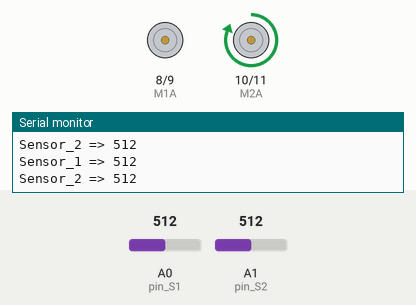
Recording of a sketch running on a simulated Arduino Uno, built with avr-gcc and run on an emulated ATmega328P. On the bench: motor-driver pin pairs drawn as motors (green arrow = first pin HIGH = forward, orange = second pin HIGH = backward, longer = more drive), the last lines printed to the serial monitor. Inputs (shaded band) come from the test bench; at power-on: A0 (pin_S1) = 512, A1 (pin_S2) = 512.

Above: at 1.2 s.
1.3 s: A0 (pin_S1) set to 11
4.3 s: A0 (pin_S1) set to 8
7.3 s: A1 (pin_S2) set to 992
10.3 s: A1 (pin_S2) set to 1009
13.3 s: A0 (pin_S1) set to 590
14.8 s: A0 (pin_S1) set to 612
At 15.7 s:
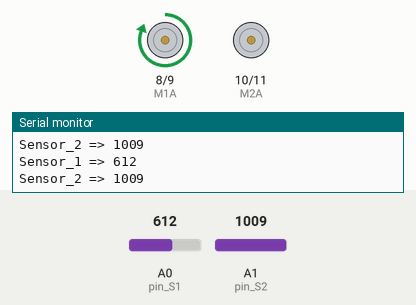
Timing chart, 0 to 17.3 s (numbered marks = the images above; inputs shaded):
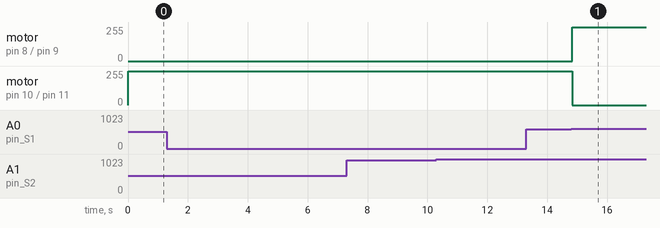

The sketch:

verdinho.ino
```cpp
//Definição dos pinos de controle do motor
#define M1A 8 // Pino_Velocidade 1º Motor ( 0 a 255)_ Porta ATV_A ponte H; roda mais rapida
#define M1B 9 //Pino_Velocidade 2º Motor ( 0 a 255) _ Porta ATV_B ponte H;
#define M2A 10 //Pino_Direção do 1º Motor: Para frente / Para trás (HIGH ou LOW)_ porta IN1 ponte H;
#define M2B 11 //Pino_Direção do 2º Motor: Para frente / Para trás (HIGH ou LOW)_ porta IN3 ponte H;
//Definição dos pinos dos sensores
#define pin_S1 A0
#define pin_S2 A1
#define BLACK 600
#define WHITE 200
int Sensor1 = 0;
int Sensor2 = 0;
//variável responsável por controlar a velocidade dos motores
int velocidade = 255; //roda mais rapida
int velocidade1 = 255;


void frente(void){
  analogWrite(M1A, velocidade); // Ambos motores ligam na mesma velocidade
  analogWrite(M2A, velocidade1);
  digitalWrite(M1B, LOW);
  digitalWrite(M2B, LOW);
}
void direita(void){
  analogWrite(M1A, velocidade); // Ambos motores ligam na mesma velocidade
  analogWrite(M2A, LOW);
  digitalWrite(M1B, LOW);
  digitalWrite(M2B, LOW);
}

void esquerda(void){
  analogWrite(M1A, LOW); // Ambos motores ligam na mesma velocidade
  analogWrite(M2A, velocidade1);
  digitalWrite(M1B, LOW);
  digitalWrite(M2B, LOW);
}

void pare(void){
  analogWrite(M1A, LOW); // Ambos motores ligam na mesma velocidade
  analogWrite(M2A, LOW);
  digitalWrite(M1B, LOW);
  digitalWrite(M2B, LOW);
}

void setup(){

  //Setamos os pinos de controle dos motores como saída
  pinMode(M1A, OUTPUT);
  pinMode(M1B, OUTPUT);
  pinMode(M2A, OUTPUT);
  pinMode(M2B, OUTPUT);

  //Setamos a direção inicial do motor como 0, isso fará com que ambos os motores girem para frente
  digitalWrite(M1A, LOW);
  digitalWrite(M1B, LOW);
  digitalWrite(M2A, LOW);
  digitalWrite(M2B, LOW);

  //Setamos os pinos dos sensores como entrada
  pinMode(pin_S1, INPUT);
  pinMode(pin_S2, INPUT);

  Serial.begin(9600);
}
void loop(){
   //Neste processo armazenamos o valor lido pelo sensor na variável que armazena tais dados.
  Sensor1 = analogRead(pin_S1);
  Sensor2 = analogRead(pin_S2);
  Serial.print("Sensor_1 => ");
  Serial.println(Sensor1);
  Serial.print("Sensor_2 => ");
  Serial.println(Sensor2);

  if((Sensor1 > BLACK) && (Sensor2 < WHITE)){
    frente();
  }
  if((Sensor1 > BLACK) && (Sensor2 > BLACK)){
    direita();
    }
  if((Sensor1 < BLACK) && (Sensor2 < BLACK)){
    esquerda();
  }
}
```

Measured:
- the behaviour switches between 600 and 601 on A0 (pin_S1) (found by bisection; images 0 and 1)
- after the input at 14.8 s, motor on pin 8 (M1A) / pin 9 (M1B): stopped → forward 255/255 at once; motor on pin 10 (M2A) / pin 11 (M2B): forward 255/255 → stopped at once
